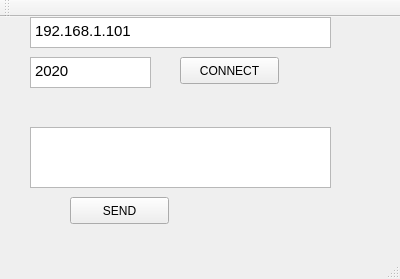
<?xml version="1.0" encoding="UTF-8"?>
<ui version="4.0">
 <class>MainWindow</class>
 <widget class="QMainWindow" name="MainWindow">
  <property name="geometry">
   <rect>
    <x>0</x>
    <y>0</y>
    <width>400</width>
    <height>279</height>
   </rect>
  </property>
  <property name="windowTitle">
   <string>MainWindow</string>
  </property>
  <widget class="QWidget" name="centralWidget">
   <widget class="QPushButton" name="pushButtonConnect">
    <property name="geometry">
     <rect>
      <x>180</x>
      <y>40</y>
      <width>99</width>
      <height>27</height>
     </rect>
    </property>
    <property name="text">
     <string>CONNECT</string>
    </property>
   </widget>
   <widget class="QPushButton" name="pushButtonSend">
    <property name="geometry">
     <rect>
      <x>70</x>
      <y>180</y>
      <width>99</width>
      <height>27</height>
     </rect>
    </property>
    <property name="text">
     <string>SEND</string>
    </property>
   </widget>
   <widget class="QTextEdit" name="textEditIP">
    <property name="geometry">
     <rect>
      <x>30</x>
      <y>0</y>
      <width>301</width>
      <height>31</height>
     </rect>
    </property>
    <property name="html">
     <string>&lt;!DOCTYPE HTML PUBLIC &quot;-//W3C//DTD HTML 4.0//EN&quot; &quot;http://www.w3.org/TR/REC-html40/strict.dtd&quot;&gt;
&lt;html&gt;&lt;head&gt;&lt;meta name=&quot;qrichtext&quot; content=&quot;1&quot; /&gt;&lt;style type=&quot;text/css&quot;&gt;
p, li { white-space: pre-wrap; }
&lt;/style&gt;&lt;/head&gt;&lt;body style=&quot; font-family:'Ubuntu'; font-size:11pt; font-weight:400; font-style:normal;&quot;&gt;
&lt;p style=&quot; margin-top:0px; margin-bottom:0px; margin-left:0px; margin-right:0px; -qt-block-indent:0; text-indent:0px;&quot;&gt;192.168.1.101&lt;/p&gt;&lt;/body&gt;&lt;/html&gt;</string>
    </property>
   </widget>
   <widget class="QTextEdit" name="textEditPort">
    <property name="geometry">
     <rect>
      <x>30</x>
      <y>40</y>
      <width>121</width>
      <height>31</height>
     </rect>
    </property>
    <property name="html">
     <string>&lt;!DOCTYPE HTML PUBLIC &quot;-//W3C//DTD HTML 4.0//EN&quot; &quot;http://www.w3.org/TR/REC-html40/strict.dtd&quot;&gt;
&lt;html&gt;&lt;head&gt;&lt;meta name=&quot;qrichtext&quot; content=&quot;1&quot; /&gt;&lt;style type=&quot;text/css&quot;&gt;
p, li { white-space: pre-wrap; }
&lt;/style&gt;&lt;/head&gt;&lt;body style=&quot; font-family:'Ubuntu'; font-size:11pt; font-weight:400; font-style:normal;&quot;&gt;
&lt;p style=&quot; margin-top:0px; margin-bottom:0px; margin-left:0px; margin-right:0px; -qt-block-indent:0; text-indent:0px;&quot;&gt;2020&lt;/p&gt;&lt;/body&gt;&lt;/html&gt;</string>
    </property>
   </widget>
   <widget class="QTextEdit" name="textEditMesage">
    <property name="geometry">
     <rect>
      <x>30</x>
      <y>110</y>
      <width>301</width>
      <height>61</height>
     </rect>
    </property>
   </widget>
  </widget>
  <widget class="QMenuBar" name="menuBar">
   <property name="geometry">
    <rect>
     <x>0</x>
     <y>0</y>
     <width>400</width>
     <height>25</height>
    </rect>
   </property>
  </widget>
  <widget class="QToolBar" name="mainToolBar">
   <attribute name="toolBarArea">
    <enum>TopToolBarArea</enum>
   </attribute>
   <attribute name="toolBarBreak">
    <bool>false</bool>
   </attribute>
  </widget>
  <widget class="QStatusBar" name="statusBar"/>
 </widget>
 <layoutdefault spacing="6" margin="11"/>
 <resources/>
 <connections/>
</ui>
